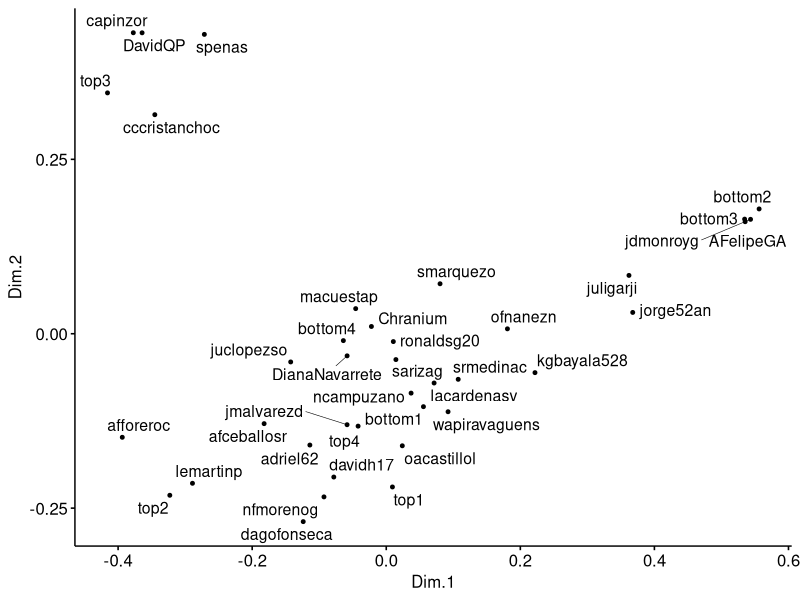
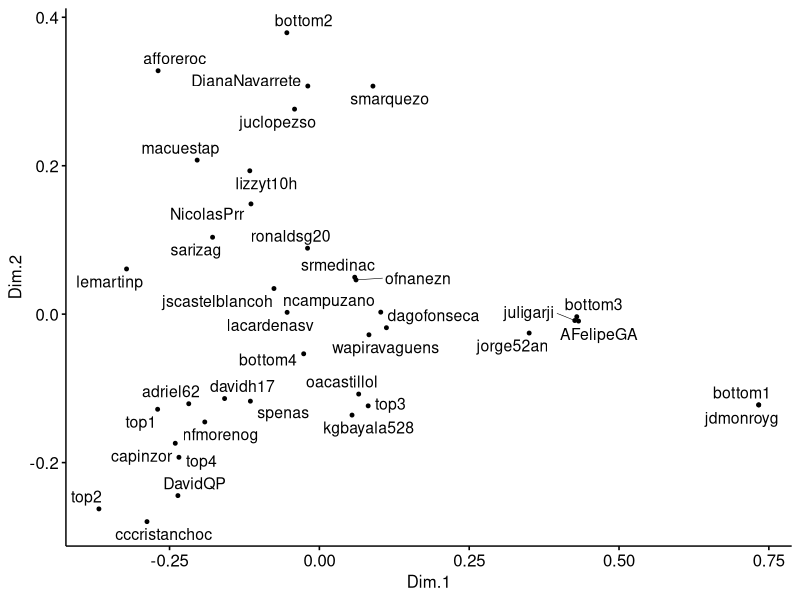
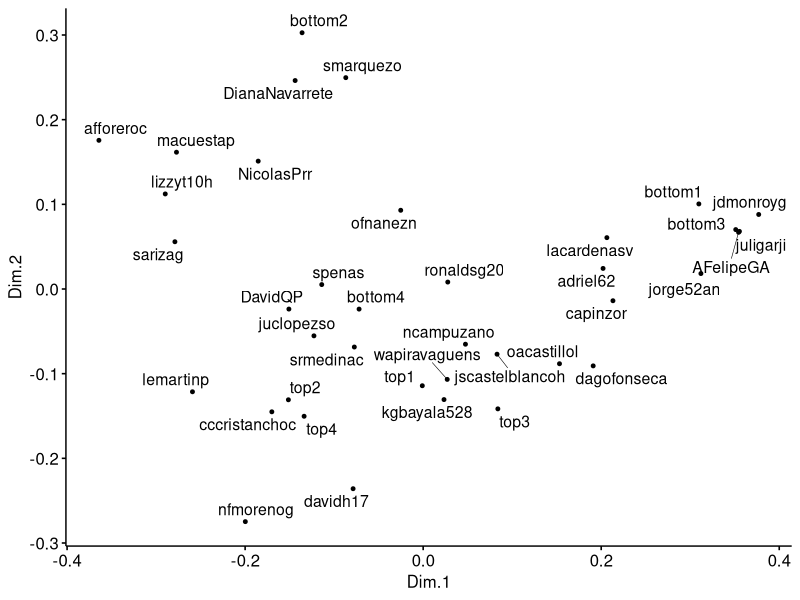
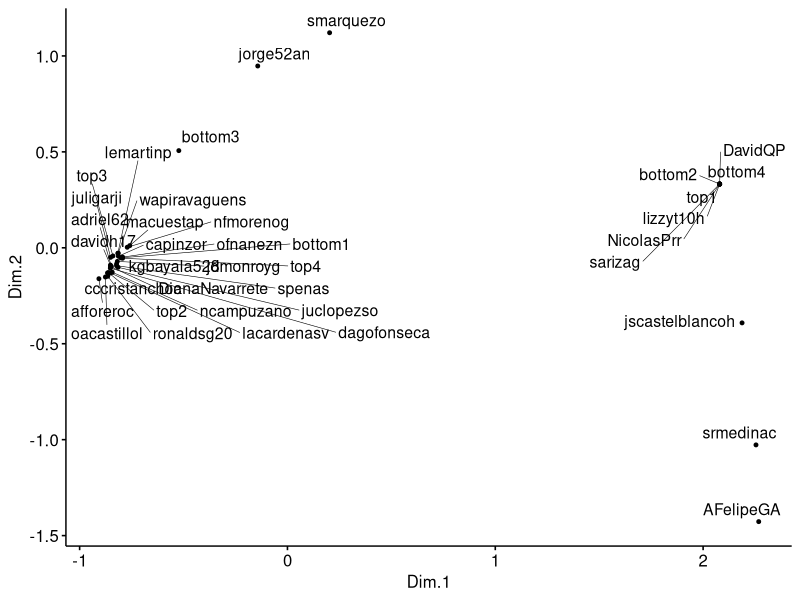
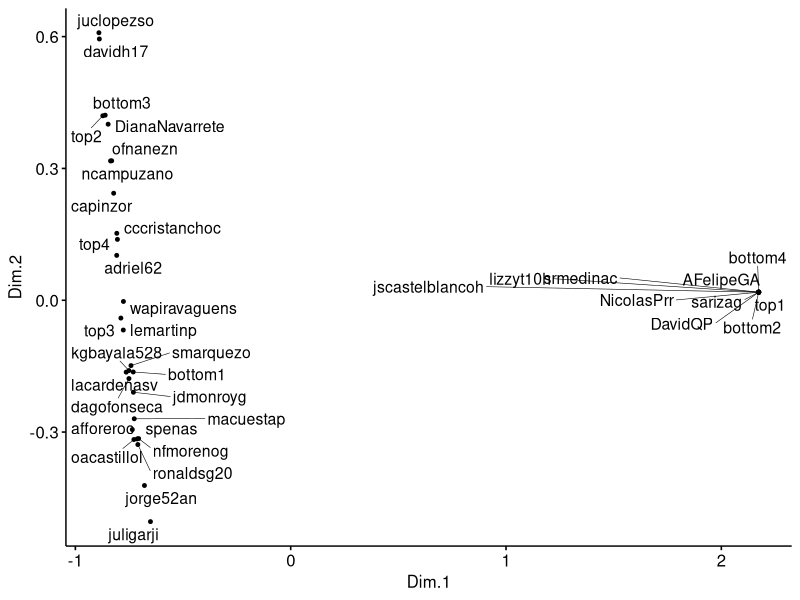
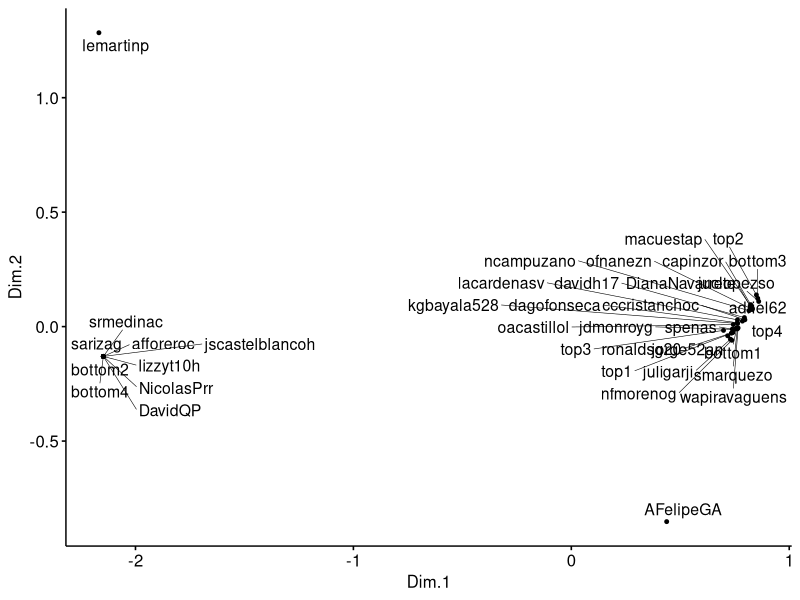
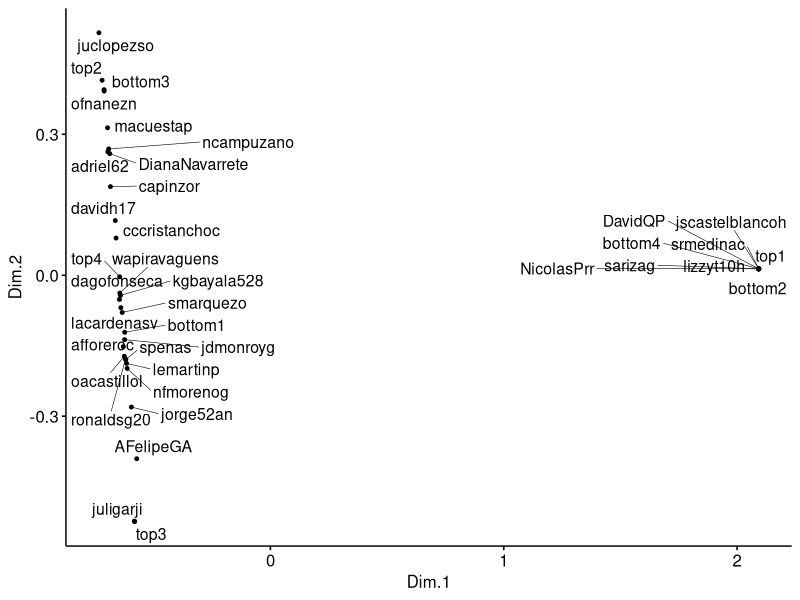

Generate these figures, in order, with R:
## ---- chunk 1
options(ggrepel.max.overlaps = Inf)
df <- read.csv("stage1_bogota3_edge.csv")
df
## ---- chunk 2
# add the rownames as a proper column
rownames(df) <- NULL
df
## ---- chunk 3
rownames(df)
## ---- chunk 4
vec <- colnames(df)
vec <- vec[-1]
vec
## ---- chunk 5
 nrow(df)
## ---- chunk 6
library(magrittr)
library(dplyr)
library(ggpubr)
# Cmpute MDS
mds <- df %>%
  dist() %>%          
  cmdscale() %>%
  as_tibble()
colnames(mds) <- c("Dim.1", "Dim.2")
# Plot MDS
ggscatter(mds, x = "Dim.1", y = "Dim.2", 
          label = vec,
          size = 1,
          repel = TRUE)

## ---- chunk 7
df <- read.csv("stage2_bogota3_edge.csv")
df
## ---- chunk 8
# add the rownames as a proper column
rownames(df) <- NULL
df
## ---- chunk 9
vec <- colnames(df)
vec <- vec[-1]
vec
## ---- chunk 10
library(magrittr)
library(dplyr)
library(ggpubr)
# Cmpute MDS
mds <- df %>%
  dist() %>%          
  cmdscale() %>%
  as_tibble()
colnames(mds) <- c("Dim.1", "Dim.2")
# Plot MDS
ggscatter(mds, x = "Dim.1", y = "Dim.2", 
          label = vec,
          size = 1,
          repel = TRUE)
## ---- chunk 11
df <- read.csv("stage3_bogota3_edge.csv")
df
## ---- chunk 12
library(magrittr)
library(dplyr)
library(ggpubr)
# Cmpute MDS
mds <- df %>%
  dist() %>%          
  cmdscale() %>%
  as_tibble()
colnames(mds) <- c("Dim.1", "Dim.2")
# Plot MDS
ggscatter(mds, x = "Dim.1", y = "Dim.2", 
          label = vec,
          size = 1,
          repel = TRUE)

## ---- chunk 13
df <- read.csv("stage1_bogota0_edge.csv")
df
## ---- chunk 14
library(magrittr)
library(dplyr)
library(ggpubr)
# Cmpute MDS
mds <- df %>%
  dist() %>%          
  cmdscale() %>%
  as_tibble()
colnames(mds) <- c("Dim.1", "Dim.2")
# Plot MDS
ggscatter(mds, x = "Dim.1", y = "Dim.2", 
          label = vec,
          size = 1,
          repel = TRUE)

## ---- chunk 15
df <- read.csv("stage2_bogota0_edge.csv")
df
## ---- chunk 16
library(magrittr)
library(dplyr)
library(ggpubr)
# Cmpute MDS
mds <- df %>%
  dist() %>%          
  cmdscale() %>%
  as_tibble()
colnames(mds) <- c("Dim.1", "Dim.2")
# Plot MDS
ggscatter(mds, x = "Dim.1", y = "Dim.2", 
          label = vec,
          size = 1,
          repel = TRUE)
## ---- chunk 17
df <- read.csv("stage3_bogota0_edge.csv")
df
## ---- chunk 18
library(magrittr)
library(dplyr)
library(ggpubr)
# Cmpute MDS
mds <- df %>%
  dist() %>%          
  cmdscale() %>%
  as_tibble()
colnames(mds) <- c("Dim.1", "Dim.2")
# Plot MDS
ggscatter(mds, x = "Dim.1", y = "Dim.2", 
          label = vec,
          size = 1,
          repel = TRUE)
## ---- chunk 19
df <- read.csv("stage4_bogota0_edge.csv")
df
## ---- chunk 20
library(magrittr)
library(dplyr)
library(ggpubr)
# Cmpute MDS
mds <- df %>%
  dist() %>%          
  cmdscale() %>%
  as_tibble()
colnames(mds) <- c("Dim.1", "Dim.2")
# Plot MDS
ggscatter(mds, x = "Dim.1", y = "Dim.2", 
          label = vec,
          size = 1,
          repel = TRUE) 
